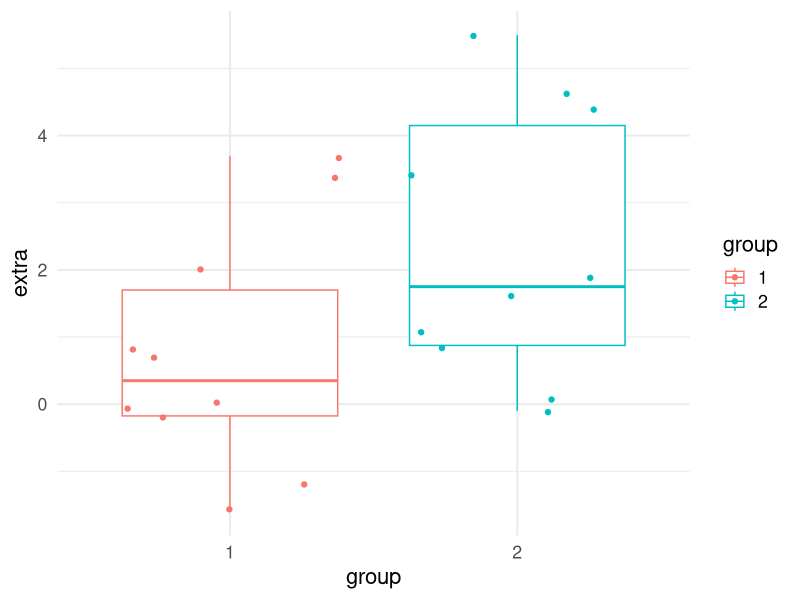

This chart was generated by the following R code:
## ---- chunk 1
knitr::opts_chunk$set(echo = TRUE)
## ---- chunk 2
summary(cars)
## ---- chunk 3
library(ggplot2)
ggplot(data = sleep, aes(x = group, y = extra, color = group)) +
  geom_boxplot() +
  geom_jitter() +
  theme_minimal(base_size = 16)
## ---- chunk 4
# automatically create a bib database for R packages
bib <- knitr::write_bib(
  x = c(
    .packages(), "knitr", "rmarkdown", "bookdown"
  ), file = NULL, prefix = ""
)
bib <- unlist(bib)
# remove the ugly single quotes required by CRAN policy
bib <- gsub("(\\\n)", " ", bib)
xfun::write_utf8(bib, "packages.bib")
